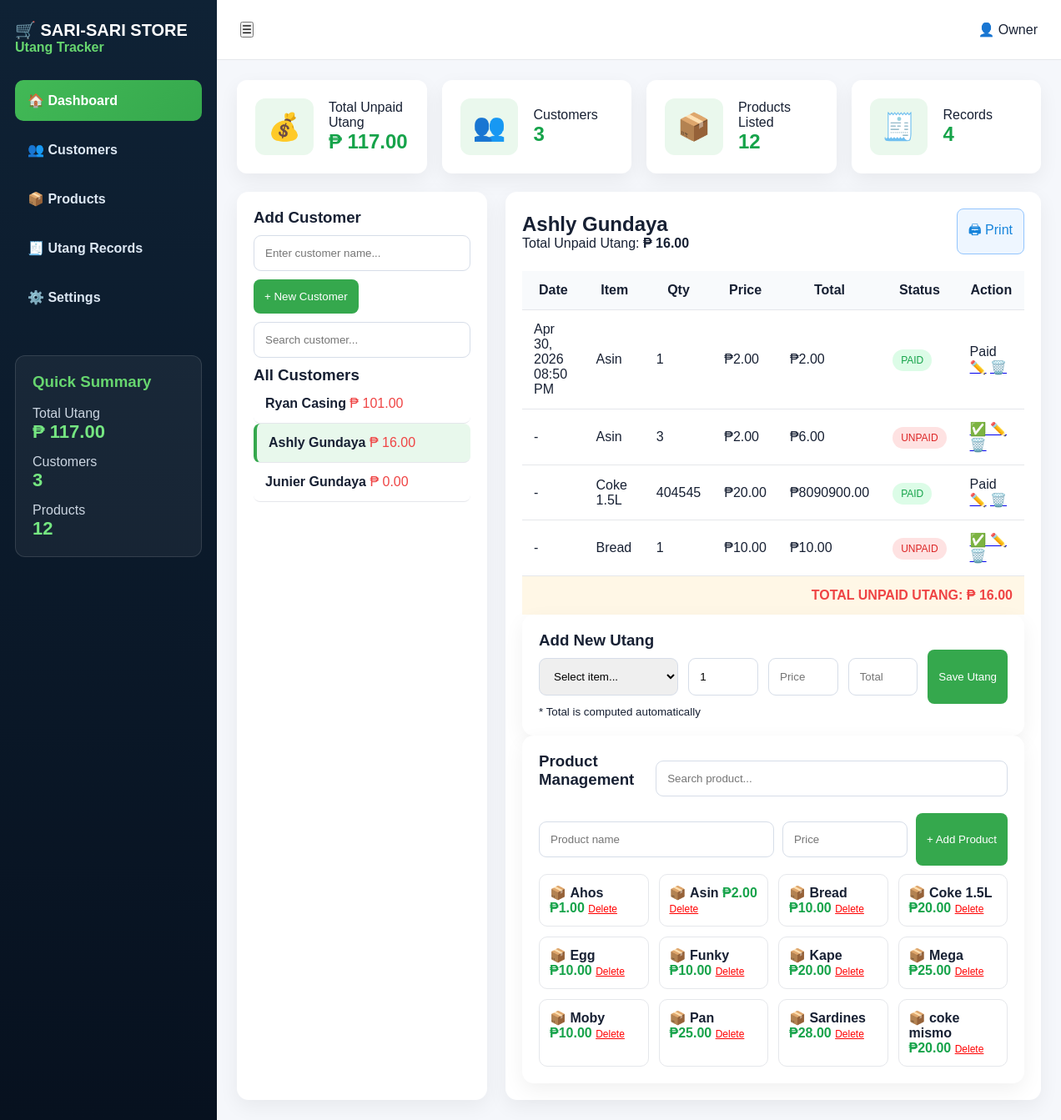
The page /customer/2 on the database its author committed.
### tables this page shows
CREATE TABLE customers (
        id INTEGER PRIMARY KEY AUTOINCREMENT,
        name TEXT NOT NULL
    );

CREATE TABLE utang (
        id INTEGER PRIMARY KEY AUTOINCREMENT,
        customer_id INTEGER NOT NULL,
        item_name TEXT NOT NULL,
        quantity INTEGER NOT NULL,
        price REAL NOT NULL,
        total REAL NOT NULL,
        status TEXT DEFAULT 'UNPAID'
    , date_created TEXT);

CREATE TABLE products (
        id INTEGER PRIMARY KEY AUTOINCREMENT,
        name TEXT NOT NULL,
        price REAL NOT NULL
    );

### app.py (the view)
@app.route("/customer/<int:id>")
def customer(id):
    conn = get_db()
    cursor = conn.cursor()
    customers = get_customers(cursor)
    cursor.execute("SELECT * FROM products ORDER BY name")
    products = cursor.fetchall()
    cursor.execute("SELECT * FROM customers WHERE id=?", (id,))
    selected_customer = cursor.fetchone()
    cursor.execute("SELECT * FROM utang WHERE customer_id=? ORDER BY id DESC", (id,))
    utang_list = cursor.fetchall()
    cursor.execute("""
        SELECT COALESCE(SUM(total), 0)
        FROM utang
        WHERE customer_id=? AND status='UNPAID'
    """, (id,))
    selected_total = cursor.fetchone()[0]
    cursor.execute("""
        SELECT COALESCE(SUM(total), 0)
        FROM utang
        WHERE status='UNPAID'
    """)
    total_utang = cursor.fetchone()[0]
    conn.close()
    return render_template(
        "index.html",
        customers=customers,
        products=products,
        total_utang=total_utang,
        selected_customer=selected_customer,
        utang_list=utang_list,
        selected_total=selected_total
    )

### app.py (called while the page is built)
def get_db():
    return sqlite3.connect("database.db")

def get_customers(cursor):
    cursor.execute("""
        SELECT customers.id, customers.name,
        COALESCE(SUM(
            CASE
                WHEN utang.status = 'UNPAID' THEN utang.total
                ELSE 0
            END
        ), 0)
        FROM customers
        LEFT JOIN utang ON customers.id = utang.customer_id
        GROUP BY customers.id, customers.name
        ORDER BY customers.id DESC
    """)
    return cursor.fetchall()

### templates/index.html (shortened to what this page needs)
<!DOCTYPE html>
<html lang="en">
<head>
  <link rel="stylesheet" href="{{ url_for('static', filename='style.css') }}">
</head>
<body>
<div class="app">
  <aside class="sidebar">
    <h2>🛒 SARI-SARI STORE</h2>
    <p>Utang Tracker</p>
    <nav>
      <a class="active">🏠 Dashboard</a>
      <a>👥 Customers</a>
      <a>📦 Products</a>
      <a>🧾 Utang Records</a>
      <a>⚙️ Settings</a>
    </nav>
    <div class="summary">
      <h3>Quick Summary</h3>
      <p>Total Utang</p>
      <strong>₱ {{ "%.2f"|format(total_utang) }}</strong>
      <p>Customers</p>
      <strong>{{ customers|length }}</strong>
      <p>Products</p>
      <strong>{{ products|length }}</strong>
    </div>
  </aside>
  <main class="main">
    <header class="topbar">
      <button>☰</button>
      <div>👤 Owner</div>
    </header>
    <section class="cards">
      <div class="stat">
        <span>💰</span>
        <div>
          <p>Total Unpaid Utang</p>
          <h2>₱ {{ "%.2f"|format(total_utang) }}</h2>
        </div>
      </div>
      <div class="stat">
        <span>👥</span>
        <div>
          <p>Customers</p>
          <h2>{{ customers|length }}</h2>
        </div>
      </div>
      <div class="stat">
        <span>📦</span>
        <div>
          <p>Products Listed</p>
          <h2>{{ products|length }}</h2>
        </div>
      </div>
      <div class="stat">
        <span>🧾</span>
        <div>
          <p>Records</p>
          <h2>{{ utang_list|length }}</h2>
        </div>
      </div>
    </section>
    <section class="content-grid">
      <div class="customer-panel">
        <h3>Add Customer</h3>
        <form action="/add-customer" method="POST">
          <input type="text" name="name" placeholder="Enter customer name..." required>
          <button class="green-btn" type="submit">+ New Customer</button>
        </form>
        <input type="text" id="customerSearch" placeholder="Search customer...">
        <h3>All Customers</h3>
        {% if customers %}
          {% for customer in customers %}
            <a href="/customer/{{ customer[0] }}"
               class="customer customer-item {% if selected_customer and selected_customer[0] == customer[0] %}active-customer{% endif %}">
              <strong>{{ customer[1] }}</strong>
              <span>₱ {{ "%.2f"|format(customer[2]) }}</span>
            </a>
          {% endfor %}
        {% else %}
          <p class="empty">No customers yet.</p>
        {% endif %}
      </div>
      <div class="details">
        {% if selected_customer %}
        <div class="details-head">
            <div>
                <h2>{{ selected_customer[1] }}</h2>
                <p>Total Unpaid Utang: <b>₱ {{ "%.2f"|format(selected_total) }}</b></p>
            </div>
            <div class="actions">
                <a href="/print/{{ selected_customer[0] }}" class="blue-btn">
                🖨 Print
                </a>
            </div>
            </div>
          <table>
            <thead>
              <tr>
                <th>Date</th>
                <th>Item</th>
                <th>Qty</th>
                <th>Price</th>
                <th>Total</th>
                <th>Status</th>
                <th>Action</th>
              </tr>
            </thead>
            <tbody>
              {% if utang_list %}
                {% for u in utang_list %}
                  <tr>
                    <td>{{ u[7] if u[7] else "-" }}</td>
                    <td>{{ u[2] }}</td>
                    <td>{{ u[3] }}</td>
                    <td>₱{{ "%.2f"|format(u[4]) }}</td>
                    <td>₱{{ "%.2f"|format(u[5]) }}</td>
                    <td>
                      <span class="badge {% if u[6] == 'PAID' %}paid{% else %}unpaid{% endif %}">
                        {{ u[6] }}
                      </span>
                    </td>
                                            <td>
                        {% if u[6] == 'UNPAID' %}
                            <a href="/mark-paid/{{ u[0] }}/{{ selected_customer[0] }}"
                            onclick="return confirm('Mark this item as paid?')">
                            ✅
                            </a>
                        {% else %}
                            <span class="paid-text">Paid</span>
                        {% endif %}
                        <a href="/edit-utang/{{ u[0] }}/{{ selected_customer[0] }}">✏️</a>
                        <a href="/delete-utang/{{ u[0] }}/{{ selected_customer[0] }}"
                            onclick="return confirm('Delete this utang record?')">
                            🗑️
                        </a>
                        </td>
                                        </tr>
                {% endfor %}
              {% else %}
                <tr>
                  <td colspan="7">No utang records yet.</td>
                </tr>
              {% endif %}
            </tbody>
          </table>
          <div class="total-row">
            TOTAL UNPAID UTANG: <strong>₱ {{ "%.2f"|format(selected_total) }}</strong>
          </div>
          <div class="form-card">
            <h3>Add New Utang</h3>
            <form action="/add-utang" method="POST">
              <div class="form-grid">
                <select name="item_name" id="itemSelect" required>
                  <option value="">Select item...</option>
                </select>
                <input type="number" name="quantity" id="quantityInput" value="1" min="1" required>
                <input type="text" name="price" id="priceInput" placeholder="Price" readonly required>
                <input type="text" name="total" id="totalInput" placeholder="Total" readonly required>
                <button class="green-btn" type="submit">Save Utang</button>
              </div>
            </form>
            <small>* Total is computed automatically</small>
          </div>
        {% else %}
          <div class="empty-state">
            <h2>Select a customer</h2>
            <p>Click a customer from the list to view and add utang records.</p>
          </div>
        {% endif %}
        <div class="products">
          <div class="products-head">
            <h3>Product Management</h3>
            <input type="text" id="productSearch" placeholder="Search product...">
          </div>
          <form action="/add-product" method="POST" class="product-form">
            <input type="text" name="name" placeholder="Product name" required>
            <input type="number" name="price" placeholder="Price" step="0.01" required>
            <button class="green-btn" type="submit">+ Add Product</button>
          </form>
          <div class="product-list">
            {% for product in products %}
              <div class="product product-item">
                📦 <b>{{ product[1] }}</b>
                <span>₱{{ "%.2f"|format(product[2]) }}</span>
                <a href="/delete-product/{{ product[0] }}"
                   onclick="return confirm('Delete this product?')"
                   class="delete-product">
                  Delete
                </a>
              </div>
            {% endfor %}
          </div>
        </div>
      </div>
    </section>
  </main>
</div>
</body>
</html>

### static/style.css (style rules this page uses)
* { margin: 0; padding: 0; box-sizing: border-box; font-family: Arial, sans-serif; }
body { background: #f5f7fb; color: #172033; }
.app { display: grid; grid-template-columns: 260px 1fr; min-height: 100vh; }
.sidebar { background: linear-gradient(180deg, #0f2235, #07111f); color: white; padding: 24px 18px; }
.sidebar h2 { font-size: 20px; }
.sidebar > p { color: #67d66f; margin-bottom: 30px; font-weight: bold; }
.sidebar nav { display: grid; gap: 10px; }
.sidebar nav a { padding: 15px; border-radius: 10px; color: #dce7f3; font-weight: bold; }
.sidebar nav a.active, .sidebar nav a:hover { background: linear-gradient(135deg, #42b956, #35a84d); color: white; }
.summary { margin-top: 45px; padding: 20px; border: 1px solid rgba(255,255,255,0.12); border-radius: 12px; background: rgba(255,255,255,0.05); }
.summary h3 { color: #67d66f; margin-bottom: 18px; }
.summary p { color: #cbd5e1; margin-top: 14px; }
.summary strong { color: #75e681; font-size: 22px; }
.main { padding: 0 24px 24px; }
.topbar { height: 72px; background: white; margin: 0 -24px 24px; padding: 0 28px; display: flex; align-items: center; justify-content: space-between; border-bottom: 1px solid #e5e7eb; }
.cards { display: grid; grid-template-columns: repeat(4, 1fr); gap: 18px; margin-bottom: 22px; }
.stat { background: white; padding: 22px; border-radius: 12px; display: flex; gap: 18px; align-items: center; box-shadow: 0 8px 25px rgba(0,0,0,0.06); }
.stat span { font-size: 32px; background: #eaf8ed; padding: 15px; border-radius: 12px; }
.stat h2 { color: #16a34a; }
.content-grid { display: grid; grid-template-columns: 300px 1fr; gap: 22px; }
.customer-panel, .details, .form-card, .products { background: white; border-radius: 14px; padding: 20px; box-shadow: 0 8px 25px rgba(0,0,0,0.06); }
input, select { width: 100%; padding: 13px; border: 1px solid #d6dde8; border-radius: 9px; margin: 10px 0; }
.green-btn { background: #35a84d; color: white; border: none; padding: 13px; border-radius: 8px; cursor: pointer; }
.blue-btn { background: #eef6ff; color: #1684db; border: 1px solid #93c5fd; padding: 13px; border-radius: 8px; }
.customer { display: block; text-decoration: none; color: inherit; padding: 14px; border-bottom: 1px solid #e5e7eb; border-radius: 8px; }
.customer span { color: #ef4444; }
.active-customer { background: #e8f8ec; border-left: 4px solid #35a84d; }
table { width: 100%; border-collapse: collapse; }
th, td { padding: 14px; border-bottom: 1px solid #e5e7eb; }
th { background: #f8fafc; }
.badge { padding: 6px 10px; border-radius: 20px; font-size: 12px; }
.unpaid { background: #fee2e2; color: #dc2626; }
.paid { background: #dcfce7; color: #16a34a; }
.total-row { background: #fff7e6; padding: 14px; text-align: right; color: #ef4444; font-weight: bold; }
.form-grid { display: grid; grid-template-columns: 2fr 1fr 1fr 1fr auto; gap: 12px; }
.products-head { display: flex; justify-content: space-between; }
.product-list { display: grid; grid-template-columns: repeat(4, 1fr); gap: 12px; }
.product { border: 1px solid #e5e7eb; padding: 12px; border-radius: 10px; }
.product span { color: #16a34a; font-weight: bold; }
.product-form { display: grid; grid-template-columns: 1fr 150px auto; gap: 10px; margin: 10px 0; }
.delete-product { color: red; font-size: 12px; }
.details-head { display: flex; justify-content: space-between; align-items: center; gap: 16px; margin-bottom: 20px; }
.actions { display: flex; gap: 10px; align-items: center; }
.actions a { text-decoration: none; }

### rows shown on the page
customers: name "Ryan Casing", customer "101.00"
customers: name "Ashly Gundaya", customer "16.00"
customers: name "Junier Gundaya", customer "0.00"
utang: date_created "Apr 30, 2026 08:50 PM", item_name "Asin", quantity "1", price "2.00", total "2.00", status "PAID", shows "Paid"
utang: u "-", item_name "Asin", quantity "3", price "2.00", total "6.00", status "UNPAID"
utang: u "-", item_name "Coke 1.5L", quantity "404545", price "20.00", total "8090900.00", status "PAID", shows "Paid"
utang: u "-", item_name "Bread", quantity "1", price "10.00", total "10.00", status "UNPAID"
products: name "Ahos", price "1.00"
products: name "Asin", price "2.00"
products: name "Bread", price "10.00"
products: name "Coke 1.5L", price "20.00"
products: name "Egg", price "10.00"
products: name "Funky", price "10.00"
products: name "Kape", price "20.00"
products: name "Mega", price "25.00"
products: name "Moby", price "10.00"
products: name "Pan", price "25.00"
products: name "Sardines", price "28.00"
products: name "coke mismo", price "20.00"

### other values the page prints
{{ "%.2f"|format(total_utang) }} "117.00"
{{ customers|length }} "3"
{{ products|length }} "12"
{{ utang_list|length }} "4"
{{ "%.2f"|format(selected_total) }} "16.00"
